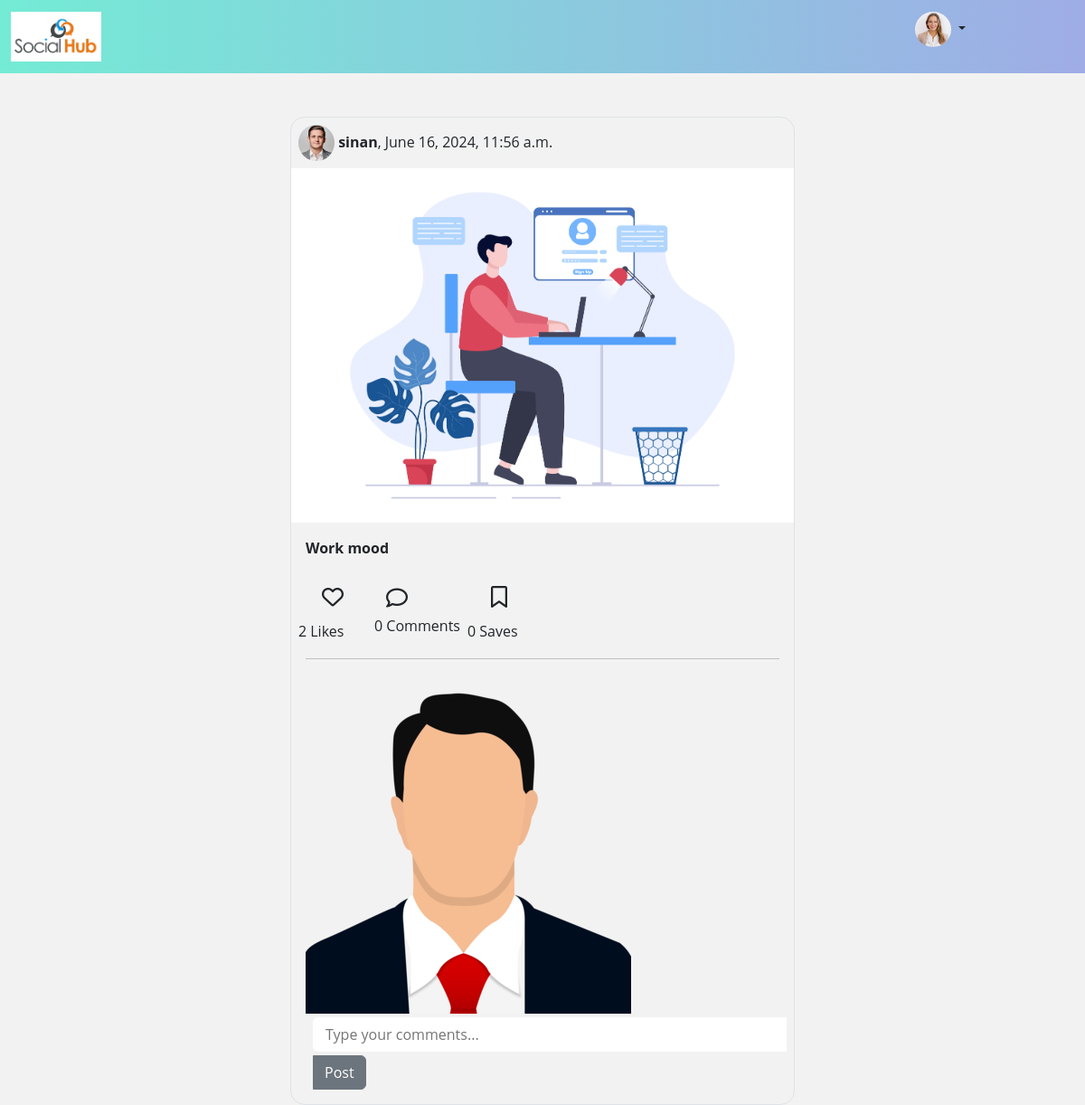
The page /profiles/54/posts/ (signed in) on the database its author committed.
### blog/models.py (models this page shows, shortened)
class UserProfile(models.Model):
    user = models.OneToOneField(User, on_delete=models.CASCADE, related_name="profile")
    profile_pic = models.ImageField(upload_to="profile_pics",default="static/images/profilepic.png",null=True,blank=True)
    name = models.CharField(max_length=100, null=True)
    bio = models.TextField(max_length=250, blank=True)
    address = models.CharField(max_length=200, null=True)
    phone = models.CharField(max_length=20, null=True)
    dob = models.DateField(null=True)
    created_date = models.DateTimeField(auto_now_add=True)
    updated_date = models.DateTimeField(auto_now=True)
    is_active = models.BooleanField(default=True)
    following = models.ManyToManyField("self", related_name="followed_by", null=True, symmetrical=False)
    block = models.ManyToManyField("self", related_name="blocked", symmetrical=False, null=True)

class Posts(models.Model):
    user = models.ForeignKey(User, on_delete=models.CASCADE, related_name="userpost")
    title = models.CharField(max_length=200)
    content = models.FileField(upload_to="posts", null=True, blank=True)
    likes = models.ManyToManyField(User, related_name="post_like", blank=True)
    saves = models.ManyToManyField(User, related_name="postsave", blank=True)
    created_date = models.DateTimeField(auto_now_add=True)
    updated_date = models.DateTimeField(auto_now=True)
    is_active = models.BooleanField(default=True)

### blog/views.py (the view)
# urls.py: path("profiles/<int:pk>/posts/", views.ProfilePostview.as_view(), name="profile-post"),
@method_decorator(decs, name='dispatch')
class ProfilePostview(View):
    def get(self, request, *args, **kwargs):
        id = kwargs.get('pk')
        post = Posts.objects.filter(id=id)
        return render(request, "profile_post.html", {"data":post})

### blog/templates/profile_post.html (shortened to what this page needs)
<!DOCTYPE html>
{%load static%}
<html lang="en">
<head>
    <link href="https://cdn.jsdelivr.net/npm/bootstrap@5.3.3/dist/css/bootstrap.min.css" rel="stylesheet"
>
    <link rel="stylesheet" href="{% static 'css/profile_post.css' %}">
</head>
<body>
    <nav class="navbar navbar-expand-lg bg-body-tertiary">
        <div class="container-fluid">
            <a class="navbar-brand" href="{%url 'home'%}">
                <img src="{%static 'images/SocialHub Logo.png'%}" alt="Logo" width="100" height="h-auto">
            </a>
            <div id="navbarSupportedContent">
                <ul style="margin-right: 120px;">
                    <li class="nav-item dropdown">
                        <a class="nav-link dropdown-toggle" href="#" role="button" data-bs-toggle="dropdown"
                            aria-expanded="false">
                            {%if request.user.profile.profile_pic%}
                            <img class="profile-small" src="{{request.user.profile.profile_pic.url}}" alt="Avatar">
                            {%else%}
                            <img class="profile-small" src="{%static 'images/profilepic.png'%}" alt="Avatar">
                            {%endif%}
                        </a>
                    </li>
                </ul>
            </div>
        </div>
    </nav>
    <div class="container d-flex flex-column justify-content-center align-items-center mt-4">
        {%for post in data%}
        <div class="border border-1 rounded-4 mt-4 w-50">
            <div class="ms-2 mt-2 mb-2">
                {%if post.user.profile.profile_pic%}
                <img class="profile-small" src="{{post.user.profile.profile_pic.url}}" alt="Avatar">
                {%else%}
                <img class="profile-small" src="{%static 'images/profilepic.png'%}" alt="Avatar">
                {%endif%}
                <b>{{post.user}}</b>, {{post.created_date}}
            </div>
            <div>
                {%if post.content%}
                <img src="{{post.content.url}}" class="h-auto w-100" alt="">
                {%endif%}
                <div class="m-3"><b>{{post.title}}</b></div>
            </div>
            <div class="ms-2 d-flex align-items-start">
                <form action="{%url 'like' post.id%}" method="post">
                    {%if request.user in post.likes.all%}
                    <div class="d-block flex-column">
                        <div>
                            <button type="submit" class="btn" name="action" value="unlike">
                                <i class="fa-solid fa-heart fs-4 text-danger btn"></i>
                            </button>
                        </div>
                    </div>
                    {%else%}
                    <div class="d-block flex-column">
                        <div>
                            <button type="submit" class="btn" name="action" value="like">
                                <i class="fa-regular fa-heart fs-4 btn"></i>
                            </button>
                        </div>
                    </div>
                    {%endif%}
                    <div>
                        <span class="spa" id="likebtn">{{post.likes.all.count}} Likes</span>
                    </div>
                </form>
                <div class="d-block flex-column p-2">
                    <div>
                        <i class="fa-regular fa-comment fs-4 btn"></i>
                    </div>
                    <div>
                        <span class="spa" id="cmntbtn">{{post.post_comments.all.count}} Comments</span>
                    </div>
                </div>
                <form action="{%url 'like' post.id%}" method="post">
                    {%if request.user in post.saves.all%}
                    <div class="d-block flex-column">
                        <div>
                            <button type="submit" class="btn" name="action" value="unsave">
                                <i class="fa-solid fa-bookmark fs-4 text-danger btn"></i>
                            </button>
                        </div>
                        {%else%}
                        <div class="d-block flex-column">
                            <div>
                                <button type="submit" class="btn" name="action" value="save">
                                    <i class="fa-regular fa-bookmark fs-4 btn"></i>
                                </button>
                            </div>
                            {%endif%}
                            <div>
                                <span class="spa" id="savebtn">{{post.saves.all.count}} Saves</span>
                            </div>
                        </div>
                </form>
            </div>
            <hr class="ms-3 me-3">
            <div class="p-3">
                <div>
                    <img class="profile-xsmall" src="images/profilepic.png" alt="">
                </div>
                <form action="{%url 'comment' post.id%}" method="post">
                    <div class="ms-2 m-1 comment form-control rounded-end-0 border-0">
                        <input type="text" name="text" placeholder="Type your comments..." class="border-0 w-100">
                    </div>
                    <div>
                        <button class="btn btn-secondary rounded-start-0 ms-2" type="submit">Post</button>
                    </div>
                </form>
            </div>
        </div>
        {%endfor%}
    </div>
</body>
</html>

### blog/static/css/profile_post.css (style rules this page uses)
.profile-small { width:40px; border-radius: 50%; }
body { background: #f2f2f2; font-family: 'Open Sans', sans-serif; }
nav { background-color: #74EBD5; background-image: linear-gradient(90deg, #74EBD5 0%, #9FACE6 100%); }
li { list-style-type: none; }

### rows shown on the page
Posts: user.profile.profile_pic (picture), user "sinan", created_date "June 16, 2024, 11:56 a.m.", content (picture), title "Work mood", likes.all.count "2", post_comments.all.count "0", saves.all.count "0"
